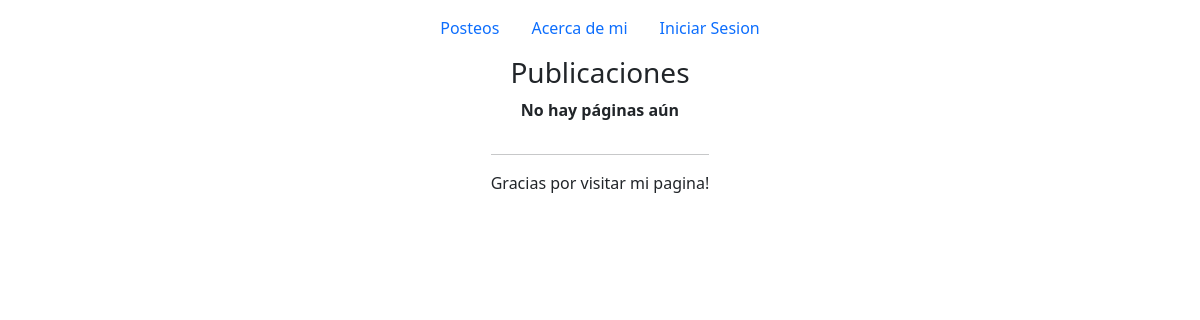
The app's page /, older data.
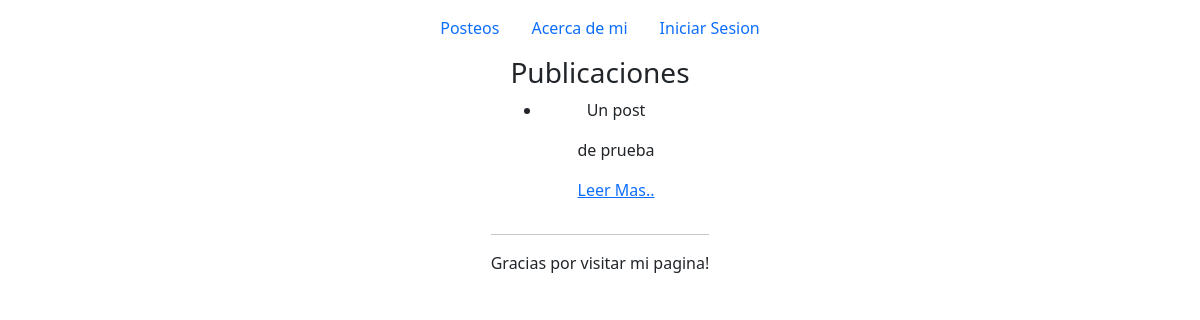
The same page, newer data.
### app/models.py (models this page shows, shortened)
class Blog(models.Model):
    title = models.CharField(max_length=50)
    subtitle = models.CharField(max_length=50)
    body = models.CharField(max_length=150)
    author = models.CharField(max_length=50)
    date = models.DateField(auto_now_add=True)
    picture = models.BinaryField(null=True, editable=True)
    content_type = models.CharField(max_length=256, null=True, help_text='Aca guardamos el tipo de archivo (MIME)')
    class Meta:
        db_table = ''
        managed = True
        verbose_name = 'blog'
        verbose_name_plural = 'blogs'

### app/views.py (the view)
# urls.py: path('', views.home),
def home(request):
    post = Blog.objects.all()
    return render(request, 'home.html', {'posts':post})

### templates/home.html (shortened to what this page needs)
{% extends 'base.html' %}
{% block content %}
    <h3>Publicaciones</h3>
    {% if posts|length >= 1 %}
    <ul>
            {% for post in posts  %}
            <li>
            <p>{{ post.title}}</p>
            <p>{{ post.subtitle}}</p>
            <a href="pages/{{post.id}}">Leer Mas..</a>
            </li>
            {% endfor %}
    </ul>
    {% else %}
    <p><strong>No hay páginas aún</strong></p>
    {% endif %}
{% endblock content %}

Row changes from the older to the newer data that the page shows:
added Blog: title "Un post", subtitle "de prueba"
Text that changed along with them:
text no longer shown: "No hay páginas aún"
